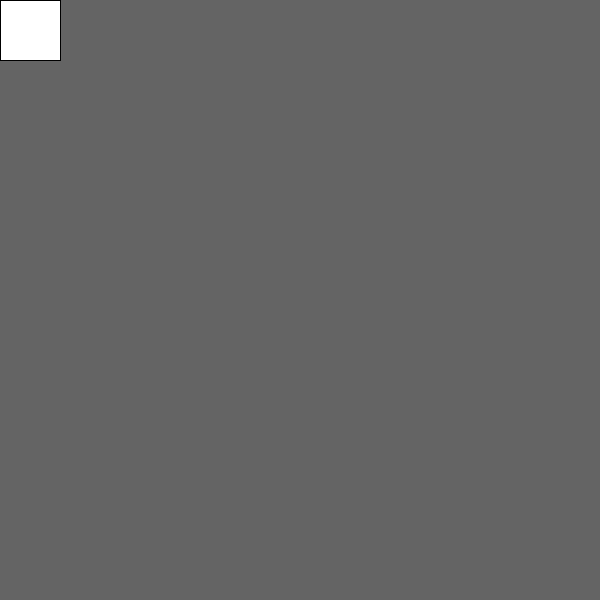
Frame 1 (no input)
Frame 60 (the mouse pressed at the canvas centre just before this capture): identical to frame 1, image omitted
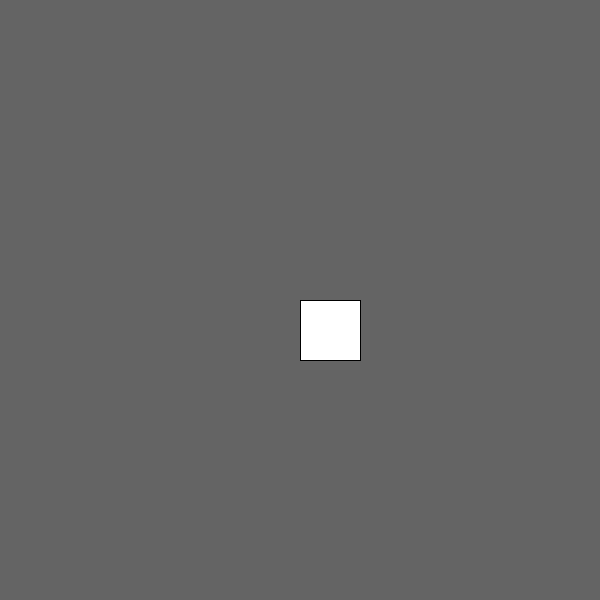
Frame 120 (the mouse held since frame 60 and released just before this capture)

The Processing sketch that drew these frames (run headless with seeded random() and noise(); from frame 60 on, the mouse is pressed at the canvas centre):

// Processing sketch: Intro_adding_background_colour
// ── Intro_adding_background_colour.pde
//think of the setup function as document setup

void setup(){
  //this is where you define the size of the canvas/window
  size(600,600);
}

//and think of this area as the canvas
//(and it loops 30 per sec by default)

void draw(){
//add a background here, use the RGB values or hex code
  background(100);
//here can cxan tell processing what need to be drawn inside the window
  rect(mouseX,mouseY,60,60);

}
